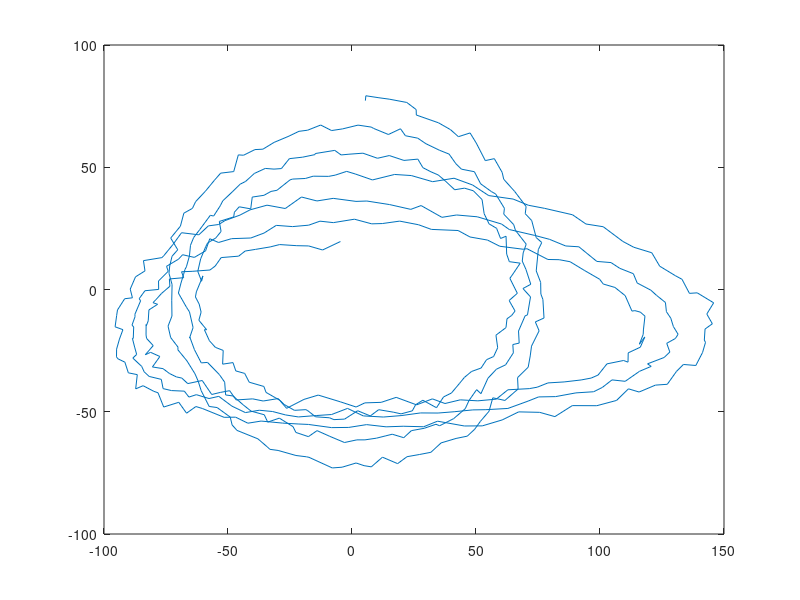
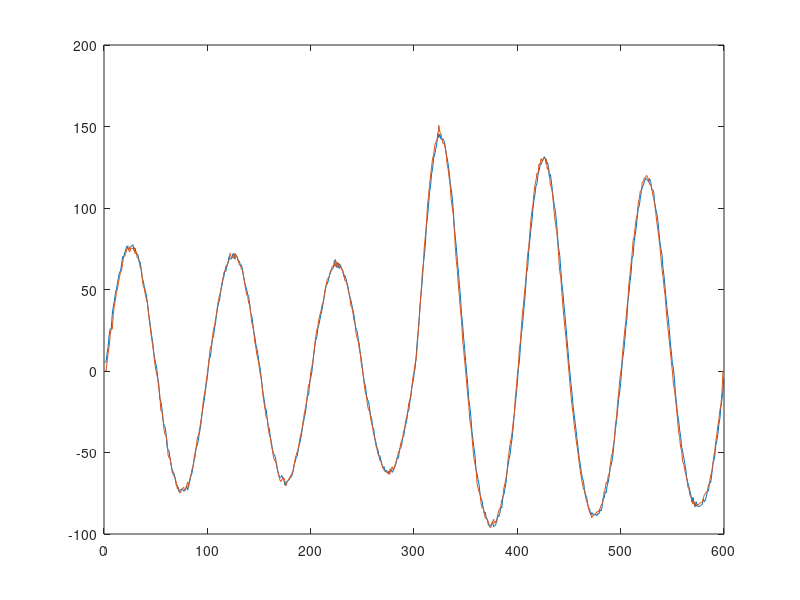
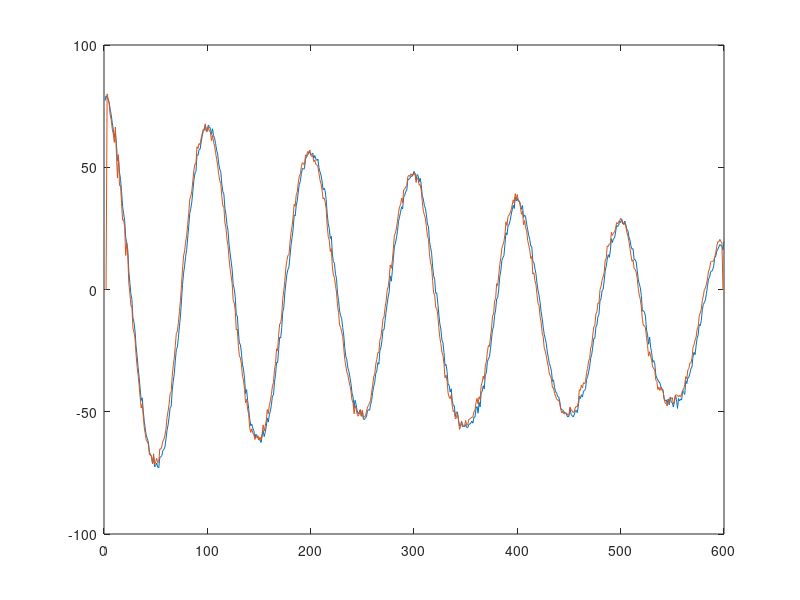
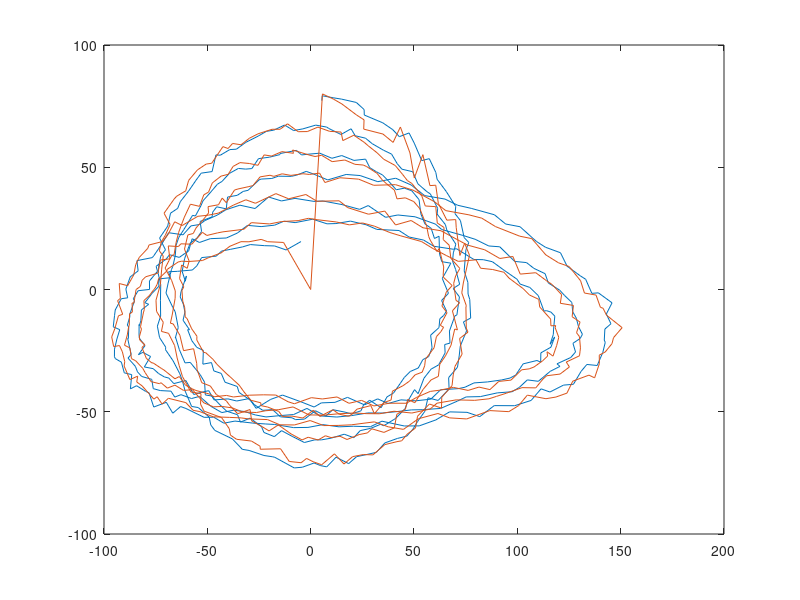

Write the MATLAB code that produced these figures, in order.
close all

load("data_BE5.mat")

figure(1)
plot(absc, ordo)

z = [absc ordo];

N = length(absc);
n = 20;
phi = [zeros(n,2); z];
K=N;

z_filtre = zeros(size(z));
theta = zeros([n 2]);
Pt = 100000*eye(n);
lambda = 0.99;
for i=1:K-2
    z_filtre(i,1) = phi(i+n-1:-1:i,1)'*theta(:,1);
    z_filtre(i,2) = phi(i+n:-1:i+1,2)'*theta(:,2);
    Kt = Pt*phi(i+n-1:-1:i,:)/(phi(i+n-1:-1:i,:)'*Pt*phi(i+n-1:-1:i,:)+lambda*eye(2));
    Pt = (1/lambda)*(Pt-Kt*phi(i+n-1:-1:i,:)'*Pt);
    theta = theta+Kt*(z(i+1,:)-z_filtre(i,:))';
    
end

figure(2)
plot(z(:,1))
hold on
plot(z_filtre(:,1))

figure(3)
plot(z(:,2))
hold on
plot(z_filtre(:,2))

figure(4)
plot(z(:,1), z(:,2))
hold on
plot(z_filtre(:,1), z_filtre(:,2))